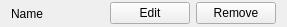
<?xml version="1.0" encoding="UTF-8"?>
<ui version="4.0">
 <class>ConfigItemWidget</class>
 <widget class="QWidget" name="ConfigItemWidget">
  <property name="geometry">
   <rect>
    <x>0</x>
    <y>0</y>
    <width>287</width>
    <height>27</height>
   </rect>
  </property>
  <layout class="QHBoxLayout" name="horizontalLayout" stretch="1,0,0">
   <property name="topMargin">
    <number>1</number>
   </property>
   <property name="bottomMargin">
    <number>1</number>
   </property>
   <item>
    <widget class="QLabel" name="config_value">
     <property name="text">
      <string>Name</string>
     </property>
    </widget>
   </item>
   <item>
    <widget class="QPushButton" name="edit_button">
     <property name="sizePolicy">
      <sizepolicy hsizetype="Fixed" vsizetype="Fixed">
       <horstretch>0</horstretch>
       <verstretch>0</verstretch>
      </sizepolicy>
     </property>
     <property name="text">
      <string>Edit</string>
     </property>
    </widget>
   </item>
   <item>
    <widget class="QPushButton" name="remove_button">
     <property name="sizePolicy">
      <sizepolicy hsizetype="Fixed" vsizetype="Fixed">
       <horstretch>0</horstretch>
       <verstretch>0</verstretch>
      </sizepolicy>
     </property>
     <property name="text">
      <string>Remove</string>
     </property>
    </widget>
   </item>
  </layout>
 </widget>
 <resources/>
 <connections/>
</ui>
